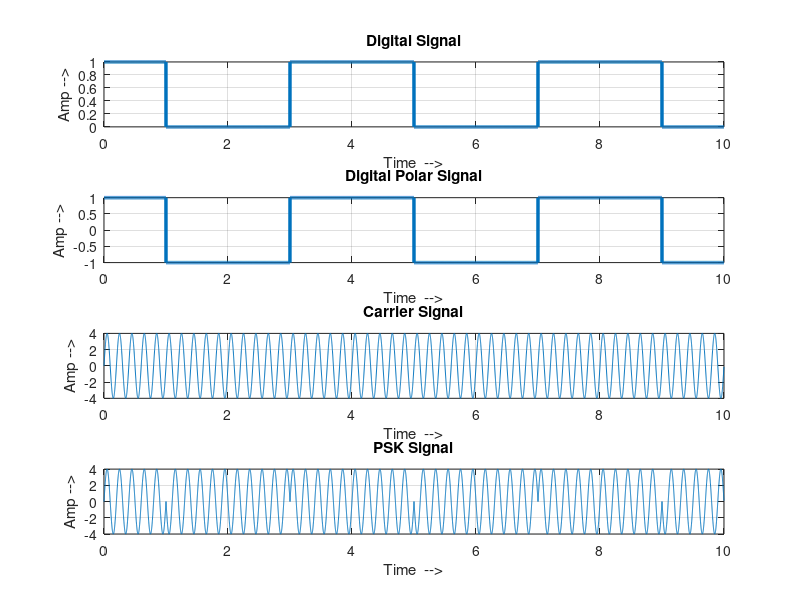
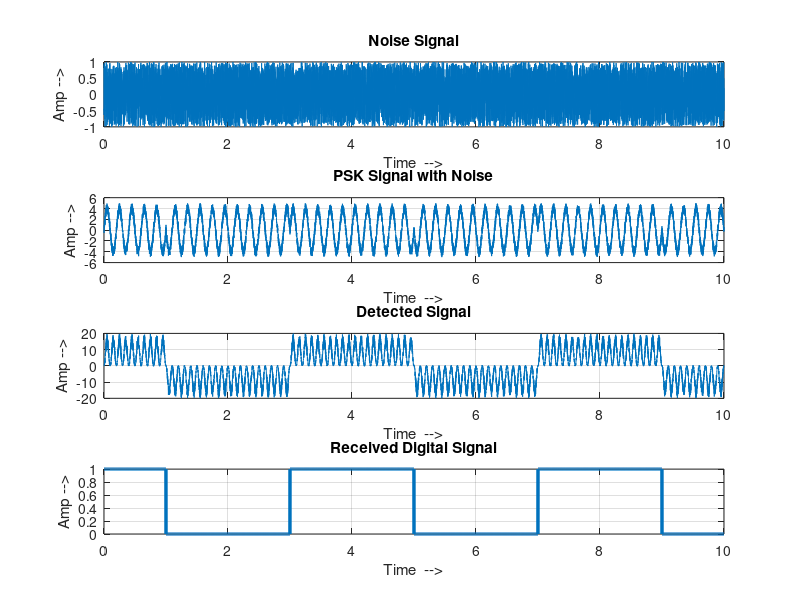

Recreate these plots in MATLAB, in order.
clc; clear all; close all;

pn =1000;
pt=1/pn;
s = [1 0 0 1 1 0 0 1 1 0];
t = 0:pt:10-pt;

es=[];
for jk=1:length(s)
    for qr=1:pn
        es = [es s(jk)];
    end
end

b = [];
for jk=1:length(s)
    if s(jk)==1
        sa=1;
    else
        sa=-1;
    end
    b = [b sa];
end

ms=[];
for jk=1:length(b)
    for qr=1:pn
        ms = [ms b(jk)];
    end
end

ac=4; fc=5;
cs=ac*sin(2*pi*fc*t);
st = ms.*cs;

na = 2;
ns = na*[rand(1, length(t))-0.5];
stn = st+ns;
rs = stn.*cs;

ss = [];
for jk = 1:length(b)
    qs=0;
    for qr=1:pn
        qs = qs + rs((jk-1)*pn+qr);
    end
    ss = [ss qs];
end
ss = ss/pn;

vt = ac^2/4;
ds = [];
for jk = 1:length(b)
    if ss(jk)>=vt
        ts=1;
    else
        ts=0;
    end

    for qr=1:pn
        ds = [ds ts];
    end
end

sig_amp = max(stn)-max(st)

figure(1)
subplot(411)
plot(t,es, 'LineWidth',2.5)
xlabel("Time  -->")
ylabel("Amp -->")
title("Digital Signal");
grid on;

subplot(412)
plot(t,ms, 'LineWidth',2.5)
xlabel("Time  -->")
ylabel("Amp -->")
title("Digital Polar Signal");
grid on;

subplot(413)
plot(t,cs)
xlabel("Time  -->")
ylabel("Amp -->")
title("Carrier Signal");
grid on;

subplot(414)
plot(t,st)
xlabel("Time  -->")
ylabel("Amp -->")
title("PSK Signal");
grid on;

figure(2)
subplot(411)
plot(t,ns)
xlabel("Time  -->")
ylabel("Amp -->")
title("Noise Signal");
grid on;

subplot(412)
plot(t,stn)
xlabel("Time  -->")
ylabel("Amp -->")
title("PSK Signal with Noise");
grid on;

subplot(413)
plot(t,rs)
xlabel("Time  -->")
ylabel("Amp -->")
title("Detected Signal");
grid on;

subplot(414)
plot(t,ds, 'LineWidth', 2.5)
xlabel("Time  -->")
ylabel("Amp -->")
title("Received Digital Signal");
grid on;